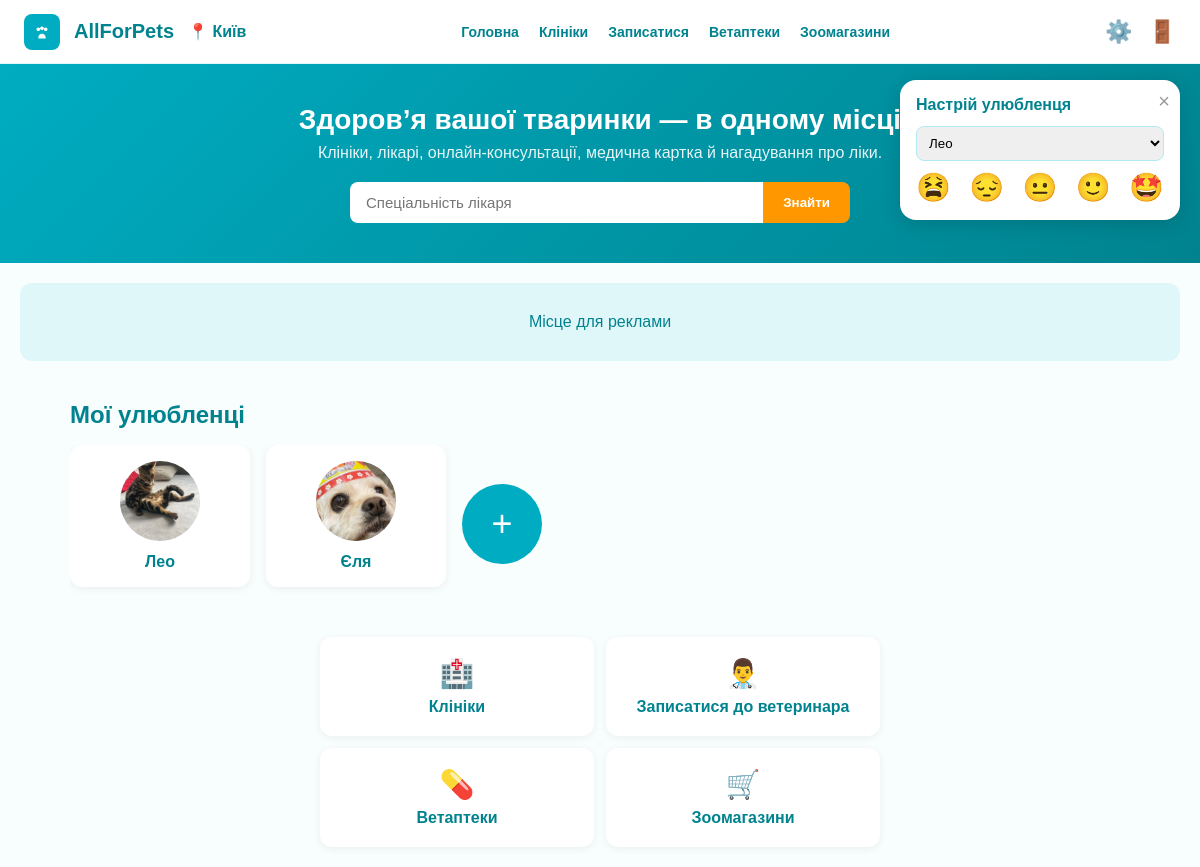
The page / (signed in) on the database its author committed.
### main.py (models this page shows)
class Pet(Base):
    __tablename__ = "pets"
    id = Column(Integer, primary_key=True, index=True)
    owner_id = Column(Integer, ForeignKey("users.id"))
    name = Column(String, nullable=False)
    species = Column(String, nullable=False)
    breed = Column(String, nullable=True)
    birth_date = Column(Date, nullable=True)
    gender = Column(String, nullable=True)
    medical_notes = Column(Text, nullable=True)
    medical_doc = Column(String, nullable=True)
    photo = Column(String, nullable=True)
    created_at = Column(DateTime, default=datetime.utcnow)
    owner = relationship("User", back_populates="pets")
    moods = relationship("Mood", back_populates="pet")
    visits = relationship("Visit", back_populates="pet")
    reminders = relationship("Reminder", back_populates="pet")

### main.py (the view)
@app.get("/", response_class=HTMLResponse)
async def home(request: Request, db: Session = Depends(get_db)):
    user = get_current_user(request, db)
    pets = []
    pets_need_mood = []
    main_reminders = []
    if user:
        pets = db.query(Pet).filter(Pet.owner_id == user.id).all()
        if pets:
            today = date.today()
            for p in pets:
                today_mood = db.query(Mood).filter(
                    Mood.pet_id == p.id,
                    Mood.created_at >= datetime.combine(today, datetime.min.time())
                ).first()
                if not today_mood:
                    pets_need_mood.append(p)
            for p in pets:
                appts = db.query(Appointment).filter(Appointment.pet_id == p.id).all()
                for a in appts:
                    days_left = (a.date - today).days
                    if days_left == 14:
                        main_reminders.append({
                            "type": "appointment",
                            "color": "#2196f3",
                            "title": f"Прийом: {p.name}",
                            "text": f"{a.date.strftime('%d.%m')} о {a.time}",
                            "pet_id": p.id
                        })
                rems = db.query(Reminder).filter(Reminder.pet_id == p.id).all()
                for r in rems:
                    days_left = (r.date - today).days
                    if r.reminder_type == "deworm" and days_left == 7:
                        main_reminders.append({
                            "type": "deworm",
                            "color": "#c62828",
                            "title": f"Дегельмінтизація: {p.name}",
                            "text": r.text,
                            "pet_id": p.id
                        })
                    elif r.reminder_type == "routine" and days_left == 1:
                        main_reminders.append({
                            "type": "routine",
                            "color": "#ff9800",
                            "title": f"Нагадування: {p.name}",
                            "text": r.text,
                            "pet_id": p.id
                        })
                    elif r.reminder_type == "weight" and days_left == 2:
                        main_reminders.append({
                            "type": "weight",
                            "color": "#4caf50",
                            "title": f"Зважити: {p.name}",
                            "text": r.text,
                            "pet_id": p.id
                        })
                    elif r.reminder_type == "tooth" and days_left == 2:
                        main_reminders.append({
                            "type": "tooth",
                            "color": "#ffeb3b",
                            "title": f"Чистка зубів: {p.name}",
                            "text": r.text,
                            "pet_id": p.id
                        })
    return templates.TemplateResponse(request, "main.html", {
        "user": user,
        "pets": pets,
        "pets_need_mood": pets_need_mood,
        "main_reminders": main_reminders
    })

### templates/main.html (shortened to what this page needs)
<!DOCTYPE html>
<html lang="uk">
<head>
</head>
<body>
    <div class="topbar">
        <div class="left-part">
            <div class="logo-paw">
                <svg width="22" height="22" viewBox="0 0 24 24" fill="white">
                    <path d="M12 10c1.1 0 2-.9 2-2s-.9-2-2-2-2 .9-2 2 .9 2 2 2zm-4 1c1.1 0 2-.9 2-2s-.9-2-2-2-2 .9-2 2 .9 2 2 2zm8 0c1.1 0 2-.9 2-2s-.9-2-2-2-2 .9-2 2 .9 2 2 2zm-4 3c-2.2 0-4 1.8-4 4v1h8v-1c0-2.2-1.8-4-4-4z"/>
                </svg>
            </div>
            <div class="app-name">AllForPets</div>
            <div class="city">📍 Київ</div>
        </div>
        <div class="nav-top">
            <a href="/">Головна</a>
            <a href="/clinics">Клініки</a>
            <a href="/search">Записатися</a>
            <a href="/pharmacies">Ветаптеки</a>
            <a href="#">Зоомагазини</a>
        </div>
        <div class="right-part">
            {% if user %}
            <a href="/settings" class="icon-btn">⚙️</a>
            <a href="/logout" class="icon-btn">🚪</a>
            {% else %}
            <a href="/login" class="icon-btn">🔑</a>
            <a href="/register" class="icon-btn">📝</a>
            {% endif %}
        </div>
    </div>
    <div class="hero">
        <h1>Здоров’я вашої тваринки — в одному місці</h1>
        <p>Клініки, лікарі, онлайн-консультації, медична картка й нагадування про ліки.</p>
        <form class="search-box" action="/search" method="get">
            <input type="text" name="specialty" placeholder="Спеціальність лікаря" list="specs">
            <button type="submit">Знайти</button>
        </form>
    </div>
    <div class="ad-banner">Місце для реклами</div>
    {% if user %}
    <div class="pets-section">
        <h2>Мої улюбленці</h2>
        <div class="pets-list">
            {% for p in pets %}
            <a href="/pet/{{ p.id }}" class="pet-card">
                {% if p.photo %}<img src="{{ p.photo }}" alt="">{% else %}<div style="width:80px;height:80px;border-radius:50%;background:#e0f7fa;margin:0 auto;display:flex;align-items:center;justify-content:center;font-size:32px;">🐾</div>{% endif %}
                <div class="name">{{ p.name }}</div>
            </a>
            {% endfor %}
            <a href="/add-pet" class="add-circle">+</a>
        </div>
    </div>
    {% endif %}
    <div class="quick-links">
        <a href="/clinics" class="quick-link"><span>🏥</span>Клініки</a>
        <a href="/search" class="quick-link"><span>👨‍⚕️</span>Записатися до ветеринара</a>
        <a href="/pharmacies" class="quick-link"><span>💊</span>Ветаптеки</a>
        <a href="#" class="quick-link"><span>🛒</span>Зоомагазини</a>
    </div>
    {% if user and pets_need_mood %}
    <div class="mood-panel" id="mood-panel">
        <button class="mood-close" onclick="document.getElementById('mood-panel').style.display='none'">×</button>
        <h3>Настрій улюбленця</h3>
        {% if pets_need_mood|length > 1 %}
        <select class="pet-select" id="mood-pet">
            {% for p in pets_need_mood %}
            <option value="{{ p.id }}">{{ p.name }}</option>
            {% endfor %}
        </select>
        {% else %}
        <input type="hidden" id="mood-pet" value="{{ pets_need_mood[0].id }}">
        {% endif %}
        <div class="mood-options">
            <button onclick="saveMood('жахливо')">😫</button>
            <button onclick="saveMood('погано')">😔</button>
            <button onclick="saveMood('нормально')">😐</button>
            <button onclick="saveMood('добре')">🙂</button>
            <button onclick="saveMood('дуже добре')">🤩</button>
        </div>
    </div>
    {% endif %}
</body>
</html>

### templates/main.html (style rules this page uses)
* { box-sizing: border-box; margin: 0; padding: 0; }
body { font-family: Arial, sans-serif; background: #f8fdfd; color: #333; }
.topbar { position: sticky; top: 0; z-index: 100; background: white; border-bottom: 1px solid #e0f7fa; display: flex; align-items: center; justify-content: space-between; padding: 12px 24px; height: 64px; }
.left-part { display: flex; align-items: center; gap: 14px; }
.logo-paw { width: 36px; height: 36px; background: #00acc1; border-radius: 8px; display: flex; align-items: center; justify-content: center; }
.app-name { font-size: 20px; font-weight: 700; color: #00838f; }
.city { display: flex; align-items: center; gap: 6px; color: #00838f; font-weight: 600; }
.right-part { display: flex; align-items: center; gap: 16px; }
.icon-btn { background: none; border: none; cursor: pointer; font-size: 22px; color: #00838f; text-decoration: none; }
.nav-top { display: flex; gap: 20px; align-items: center; }
.nav-top a { color: #00838f; text-decoration: none; font-weight: 600; font-size: 14px; }
.hero { background: linear-gradient(135deg, #00acc1 0%, #00838f 100%); color: white; text-align: center; padding: 40px 20px; }
.hero h1 { font-size: 28px; margin-bottom: 8px; }
.hero p { font-size: 16px; opacity: 0.9; }
.search-box { max-width: 500px; margin: 20px auto 0; display: flex; }
.search-box input { flex: 1; padding: 12px 16px; border: none; border-radius: 8px 0 0 8px; font-size: 15px; }
.search-box button { padding: 12px 20px; background: #ff9800; color: white; border: none; border-radius: 0 8px 8px 0; cursor: pointer; font-weight: 700; }
.ad-banner { background: #e0f7fa; text-align: center; padding: 30px; margin: 20px; border-radius: 12px; color: #00838f; }
.pets-section { padding: 20px; max-width: 1100px; margin: 0 auto; }
.pets-section h2 { color: #00838f; margin-bottom: 16px; }
.pets-list { display: flex; gap: 16px; overflow-x: auto; padding-bottom: 10px; align-items: center; }
.pet-card { background: white; border-radius: 12px; padding: 16px; min-width: 180px; box-shadow: 0 2px 8px rgba(0,0,0,0.06); text-align: center; text-decoration: none; color: inherit; }
.pet-card img { width: 80px; height: 80px; border-radius: 50%; object-fit: cover; background: #e0f7fa; }
.pet-card .name { font-weight: 700; margin-top: 8px; color: #00838f; }
.add-circle { min-width: 80px; height: 80px; border-radius: 50%; background: #00acc1; display: flex; align-items: center; justify-content: center; color: white; font-size: 36px; text-decoration: none; margin-top: 16px; }
.quick-links { display: grid; grid-template-columns: repeat(2, 1fr); gap: 12px; max-width: 600px; margin: 20px auto; padding: 0 20px; }
.quick-link { background: white; border-radius: 12px; padding: 20px; text-align: center; text-decoration: none; color: #00838f; box-shadow: 0 2px 8px rgba(0,0,0,0.06); font-weight: 600; }
.quick-link span { font-size: 28px; display: block; margin-bottom: 8px; }
.mood-panel { position: fixed; top: 80px; right: 20px; z-index: 200; background: white; border-radius: 16px; padding: 16px; width: 280px; box-shadow: 0 4px 20px rgba(0,0,0,0.15); }
.mood-panel h3 { color: #00838f; font-size: 16px; margin-bottom: 12px; }
.mood-close { position: absolute; top: 10px; right: 10px; background: none; border: none; font-size: 20px; cursor: pointer; color: #999; }
.mood-options { display: flex; justify-content: space-between; }
.mood-options button { background: none; border: none; font-size: 28px; cursor: pointer; }
.pet-select { width: 100%; padding: 8px; margin-bottom: 10px; border: 1px solid #b2ebf2; border-radius: 8px; }

### rows shown on the page
Pet: photo (picture), name "Лео"
Pet: photo (picture), name "Єля"

### other values the page prints
form field value "Лео"
